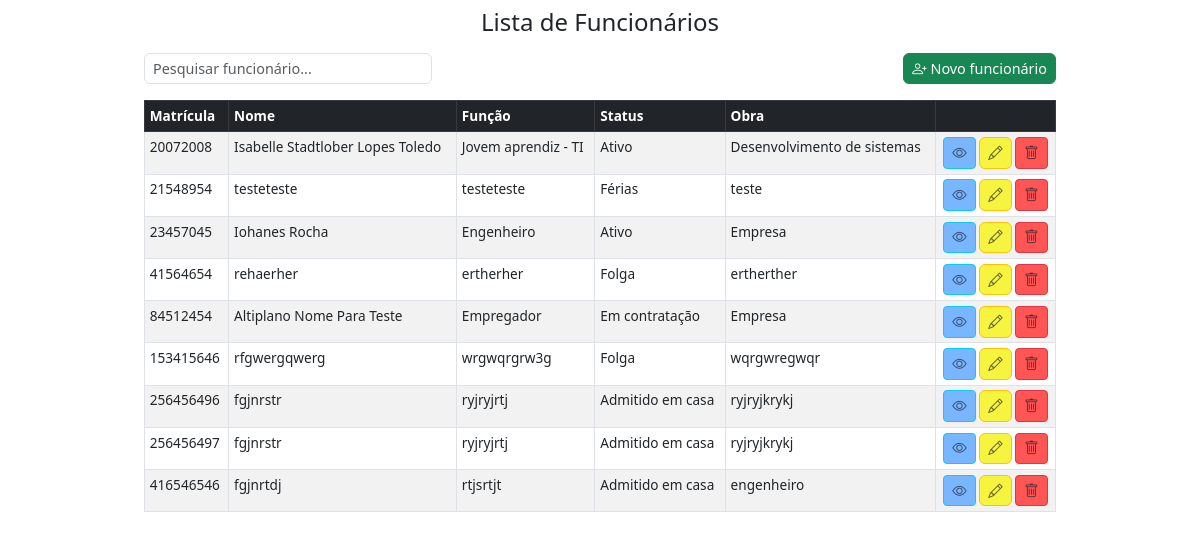
The page /listar/ on the database as committed earlier.
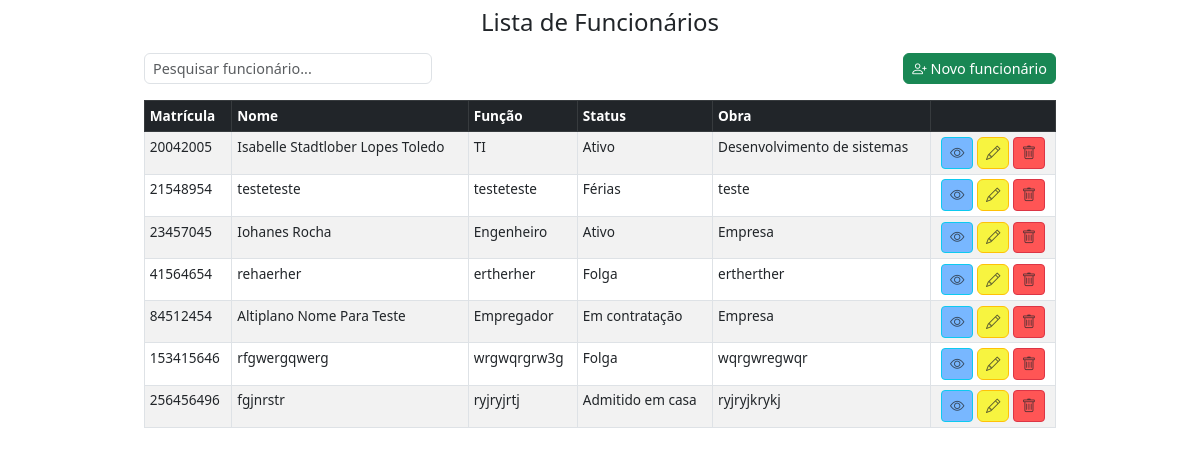
The same page on the database as committed later.
### core/models.py (models this page shows, shortened)
class Funcionario(models.Model):
    matricula = models.IntegerField(primary_key=True)
    nome = models.CharField(max_length=100, default='')
    funcao = models.CharField( max_length=100, verbose_name="Função", default='')
    status = models.CharField(max_length=2, choices=STATUS_CHOICES, default='A')
    obra = models.CharField(max_length=150, default='')
    foto = models.ImageField(upload_to='fotos_funcionarios/', blank=True, null=True)

### core/views.py (the view)
class ListFuncionario(ListView):
    template_name = 'index.html'
    model = Funcionario
    context_object_name = 'funcionarios'
    def get_context_data(self, **kwargs):
        context = super().get_context_data(**kwargs)
        if 'form' not in context:
            context['form'] = FuncionarioForm()
        return context

### core/forms.py (shortened to what this page needs)
class FuncionarioForm(forms.ModelForm):
    class Meta:
        model = Funcionario
        fields = '__all__'
    def __init__(self, *args, **kwargs):
        super().__init__(*args, **kwargs)
        for field_name, field in self.fields.items():
            css_class = 'form-control'
            if self.errors.get(field_name):
                css_class += ' is-invalid'
            field.widget.attrs.update({'class': css_class})

### core/templates/index.html (shortened to what this page needs)
{% extends 'base.html' %}
{% block content %}
{% load static %}
<div class="container mt-3">
    <div class="container mt-3">
        <div class="row mb-3 align-items-center">
            <div class="col-md-4">
                <input id="searchInput" type="search" class="form-control" placeholder="Pesquisar funcionário...">
            </div>
            <div class="col-md-8 text-end">
                <button class="btn btn-success" data-bs-toggle="modal" data-bs-target="#funcionarioModal"
                    onclick="setCreateMode()">
                    <i class="bi bi-person-plus"></i> Novo funcionário
                </button>
            </div>
        </div>
        <table class="table table-bordered table-striped">
            <thead class="table-dark">
                <tr>
                    <th scope="col">Matrícula</th>
                    <th scope="col">Nome</th>
                    <th scope="col">Função</th>
                    <th scope="col">Status</th>
                    <th scope="col">Obra</th>
                    <th></th>
                </tr>
            </thead>
            <tbody>
                {% for funcionario in funcionarios %}
                <tr>
                    <td>{{ funcionario.matricula }}</td>
                    <td>{{ funcionario.nome }}</td>
                    <td>{{ funcionario.funcao }}</td>
                    <td>{{ funcionario.get_status_display }}</td>
                    <td>{{ funcionario.obra }}</td>
                    <td class="text-center">
                        <button type="button" class="btn btn-sm btn-info text-white" style="background-color: #78b7ff;"
                            data-bs-toggle="modal" data-bs-target="#viewModal{{ funcionario.matricula }}">
                            <i class="bi bi-eye text-muted"></i>
                        </button>
                        <button class="btn btn-warning text-white" style="background-color: #f7f440;"
                            data-bs-toggle="modal" data-bs-target="#funcionarioModal"
                            onclick="setUpdateMode('{{ funcionario.matricula }}', '{{ funcionario.nome }}', '{{ funcionario.funcao }}', '{{ funcionario.status }}', '{{ funcionario.obra }}')">
                            <i class="bi bi-pencil text-muted"></i>
                        </button>
                        <button type="button" class="btn btn-sm btn-danger text-white"
                            style="background-color: #ff5555;" data-bs-toggle="modal"
                            data-bs-target="#deleteModal{{ funcionario.matricula }}">
                            <i class="bi bi-trash text-muted"></i>
                        </button>
                    </td>
                </tr>
                {% empty %}
                <tr>
                    <td colspan="5" class="text-center">Nenhum funcionário cadastrado.</td>
                </tr>
                {% endfor %}
            </tbody>
        </table>
    </div>
        {% endblock %}

### templates/base.html (shortened to what this page needs)
{% load static %}
<!DOCTYPE html>
<html lang="pt-br">
<head>
    <link href="https://cdn.jsdelivr.net/npm/bootstrap@5.3.0/dist/css/bootstrap.min.css" rel="stylesheet" />
    <link rel="stylesheet" href="https://cdn.jsdelivr.net/npm/bootstrap-icons@1.11.3/font/bootstrap-icons.min.css" />
</head>
<body>
    <div class="container mt-2">
        <h2 class="text-center">{% block header %}Lista de Funcionários{% endblock %}</h2>
    </div>
    {% block content %}{% endblock %}
</body>
</html>

### templates/base.html (style rules this page uses)
body { font-size: 0.9rem; }
h2 { font-size: 1.5rem; }
.form-control, .btn { padding: 0.25rem 0.5rem; font-size: 0.9rem; }
table th, table td { padding: 0.3rem !important; font-size: 0.85rem; }
.container { max-width: 960px; }

Rows that differ between the two databases and show on the page:
removed Funcionario: matricula "20072008", nome "Isabelle Stadtlober Lopes Toledo", funcao "Jovem aprendiz - TI", status "Ativo", obra "Desenvolvimento de sistemas"
removed Funcionario: matricula "256456497", nome "fgjnrstr", funcao "ryjryjrtj", status "Admitido em casa", obra "ryjryjkrykj"
removed Funcionario: matricula "416546546", nome "fgjnrtdj", funcao "rtjsrtjt", status "Admitido em casa", obra "engenheiro"
added Funcionario: matricula "20042005", nome "Isabelle Stadtlober Lopes Toledo", funcao "TI", status "Ativo", obra "Desenvolvimento de sistemas"
